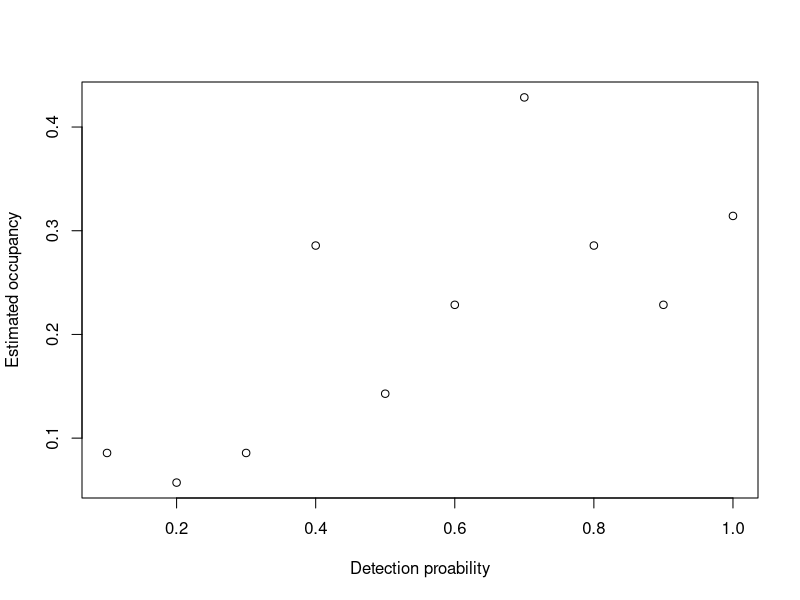
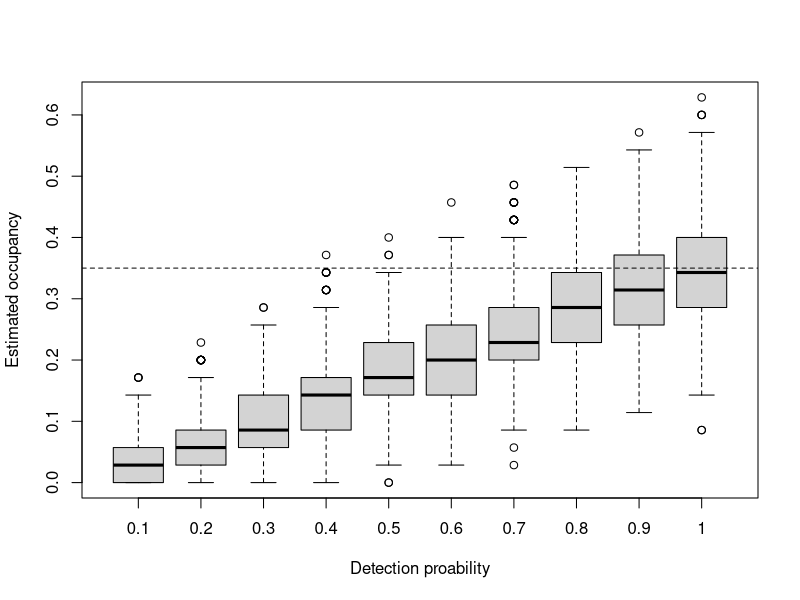

R code for these plots, in order: (Note: this script raises an error after producing the figures.)
## ---- chunk 1
psi<- 0.35 # set occupancy probability to 0.35
samp_domain<- 3000
site_status<- rbinom(samp_domain,1,psi)
table(site_status) # should be close to psi*3000 and (1-psi)*3000
mean(site_status)# should be close to psi
## ---- chunk 2
sites<- data.frame(id=c(1:samp_domain), occupied=site_status)
# lets look at the first 10 rows of the data.frame
head(sites,10)

## ---- chunk 3
# the sample function takes a random sample 
# of 35 sites without replacement
my_sample<- sample(sites$id, 35,replace=FALSE)
my_srs<- sites[which(sites$id %in% my_sample),]# get the samples 
# look at our sites
my_srs
## ---- chunk 4
table(my_srs$occupied) # should be close to psi*35 and (1-psi)*35
mean(my_srs$occupied)# should be close to psi
## ---- chunk 5
p<-1
occasion1<- rbinom(35,1,my_srs$occupied*p) # occasion 1
occasion2<- rbinom(35,1,my_srs$occupied*p) # occasion 2
occasion3<- rbinom(35,1,my_srs$occupied*p) # occasion 3
occasion4<- rbinom(35,1,my_srs$occupied*p) # occasion 4
## ---- chunk 6
detections<- cbind(occasion1,occasion2,occasion3,occasion4)
# lets look at the detections
detections
## ---- chunk 7
p<-0.2
occasion1<- rbinom(35,1,my_srs$occupied*p) 
occasion2<- rbinom(35,1, my_srs$occupied*p) 
occasion3<- rbinom(35,1, my_srs$occupied*p) 
occasion4<- rbinom(35,1, my_srs$occupied*p) 
detections<- cbind(occasion1,occasion2,occasion3,occasion4)
detections # lets look at the detections
## ---- chunk 8
cbind(detections, my_srs$occupied)
## ---- chunk 9
no_detections<- rowSums(detections)# how many detections
occupied<- ifelse(no_detections>0,1,0) # assign sites as occupied or not
mean(occupied)
## ---- chunk 10
psi<-0.35
p<- seq(0.1,1,0.1)
p
## ---- chunk 11

occupancy_est<- c() # define object to save outputs to
for(i in 1:length(p))
	{
	occasion1<- rbinom(35,1,psi*p[i])
	occupancy_est<- c(occupancy_est,mean(occasion1))
	}
plot(p,occupancy_est,xlab="Detection proability",ylab="Estimated occupancy")
## ---- chunk 12

occupancy_est<- matrix(NA,nrow=length(p),ncol=1000) # define matrix to save outputs to for 1000 replictes
for(i in 1:length(p))
	{
	for(rep in 1:1000)
		{
		occasion1<- rbinom(35,1,psi*p[i])
		occupancy_est[i,rep]<-mean(occasion1)
		}
	}
boxplot(t(occupancy_est),xlab="Detection proability",ylab="Estimated occupancy",names=p)
abline(h=psi,lty=2)
## ---- chunk 13
p<-0.2
occasion1<- rbinom(35,1,my_srs$occupied*p) 
occasion2<- rbinom(35,1, my_srs$occupied*p) 
occasion3<- rbinom(35,1, my_srs$occupied*p) 
occasion4<- rbinom(35,1, my_srs$occupied*p) 
detections<- cbind(occasion1,occasion2,occasion3,occasion4)
detections # lets look at the detections
## ---- chunk 14
detections<-  unmarkedFrameOccu(detections, siteCovs=NULL, obsCovs=NULL)
detections
## ---- chunk 15
fit <- occu(~ 1 ~ 1, detections)
fit
## ---- chunk 16
coef(fit)[1]# occupancy
coef(fit)[2]# detection

## ---- chunk 17
occ_est_lo<- coef(fit)[1]# occupancy logit
exp(occ_est_lo)/(1+exp(occ_est_lo)) # it is close to 0.35!
det_est_lo<- coef(fit)[2]# detection logit
exp(det_est_lo)/(1+exp(det_est_lo)) # it is close to 0.2!
## ---- chunk 18
backTransform(fit, type="state")
backTransform(fit, type="det")
